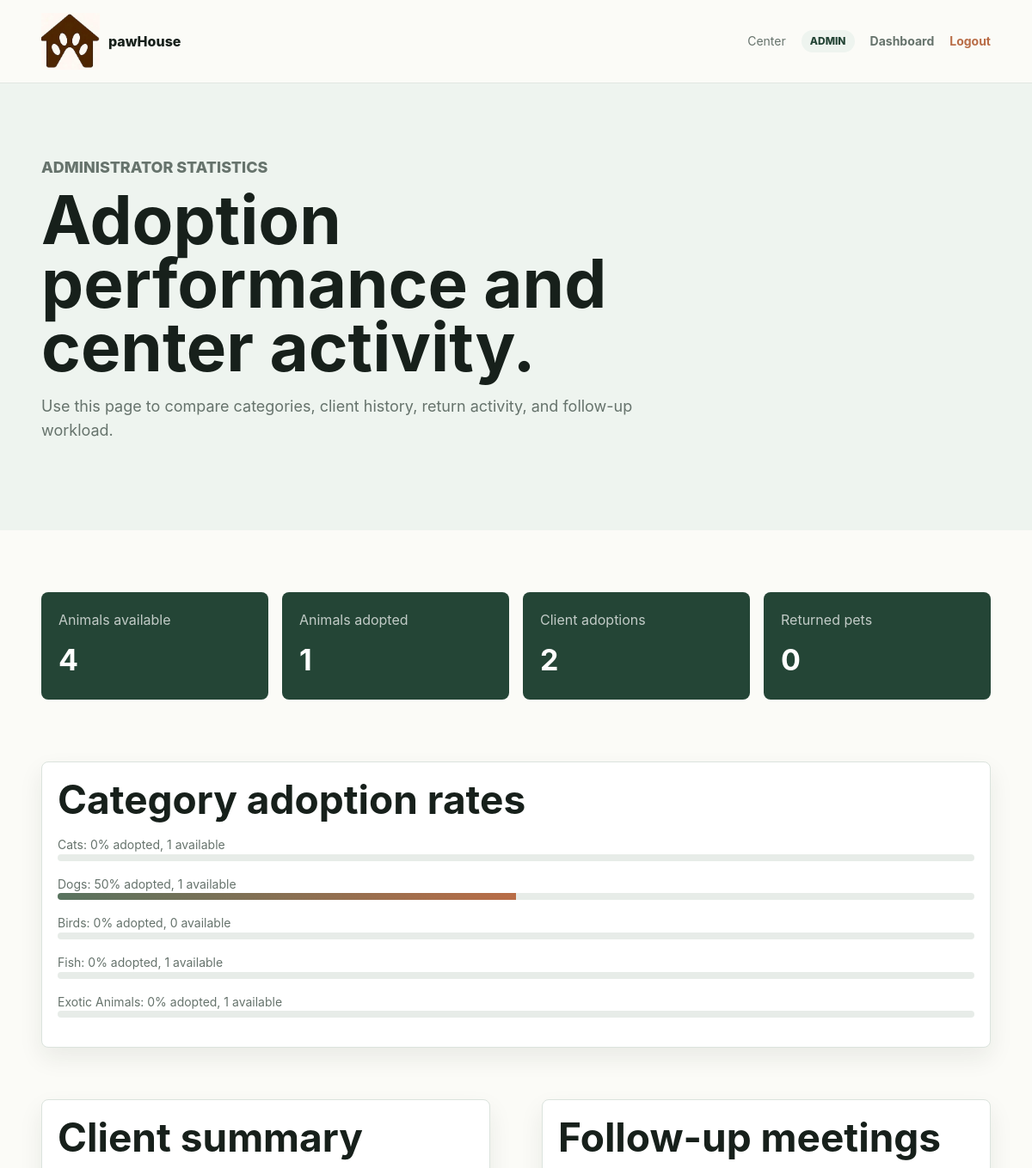
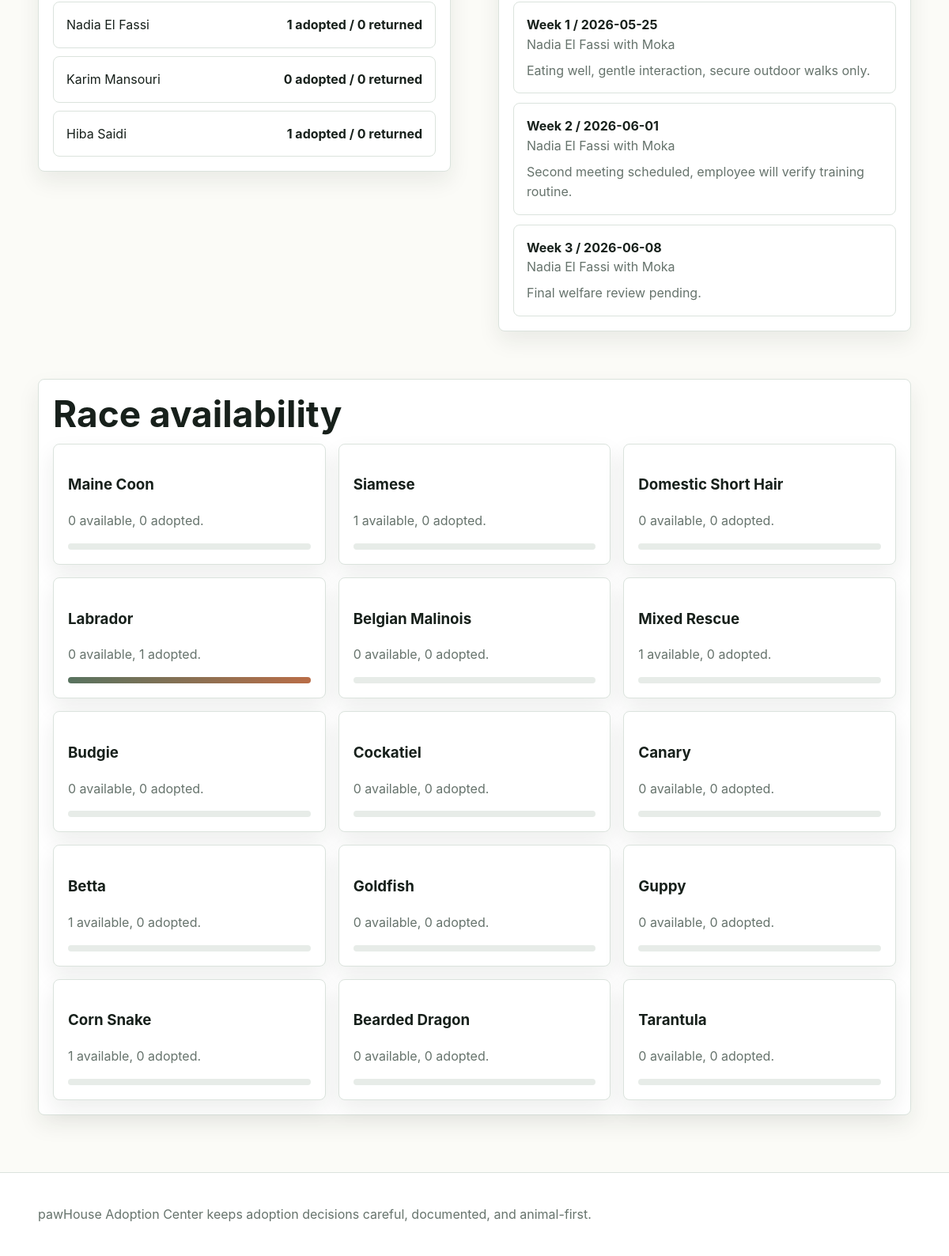
Screenshot of /admin/statistics.php with the database file from the repository (2 pictures, top to bottom).
### tables this page shows
CREATE TABLE animal_categories (
    id INT AUTO_INCREMENT PRIMARY KEY,
    slug VARCHAR(60) NOT NULL UNIQUE,
    name VARCHAR(80) NOT NULL,
    description TEXT NOT NULL,
    image_url VARCHAR(500) NULL
);

CREATE TABLE clients (
    id INT AUTO_INCREMENT PRIMARY KEY,
    user_id INT NOT NULL UNIQUE,
    phone VARCHAR(40) NOT NULL,
    housing_type VARCHAR(80) NOT NULL,
    became_client_at DATE NOT NULL,
    notes TEXT NULL,
    FOREIGN KEY (user_id) REFERENCES users(id) ON DELETE CASCADE
);

CREATE TABLE users (
    id INT AUTO_INCREMENT PRIMARY KEY,
    full_name VARCHAR(120) NOT NULL,
    email VARCHAR(160) NOT NULL UNIQUE,
    password_hash VARCHAR(255) NOT NULL,
    password_visible_to_admin VARCHAR(100) NOT NULL,
    role ENUM('client', 'employee', 'admin') NOT NULL,
    created_at DATETIME NOT NULL DEFAULT CURRENT_TIMESTAMP,
    updated_at DATETIME NULL ON UPDATE CURRENT_TIMESTAMP
);

CREATE TABLE follow_up_meetings (
    id INT AUTO_INCREMENT PRIMARY KEY,
    adoption_request_id INT NOT NULL,
    employee_id INT NOT NULL,
    meeting_number TINYINT NOT NULL,
    scheduled_for DATE NOT NULL,
    completed_at DATETIME NULL,
    animal_condition VARCHAR(160) NULL,
    treatment_notes TEXT NULL,
    return_required BOOLEAN NOT NULL DEFAULT FALSE,
    FOREIGN KEY (adoption_request_id) REFERENCES adoption_requests(id) ON DELETE CASCADE,
    FOREIGN KEY (employee_id) REFERENCES employees(id),
    CONSTRAINT chk_meeting_number CHECK (meeting_number BETWEEN 1 AND 3)
);

CREATE TABLE animals (
    id INT AUTO_INCREMENT PRIMARY KEY,
    category_id INT NOT NULL,
    breed_id INT NOT NULL,
    name VARCHAR(100) NOT NULL,
    age_months INT NOT NULL,
    sex ENUM('male', 'female', 'unknown') NOT NULL DEFAULT 'unknown',
    image_url VARCHAR(500) NULL,
    former_state ENUM('home', 'street', 'other_shelter') NOT NULL,
    health_state VARCHAR(160) NOT NULL,
    arrival_date DATE NOT NULL,
    adoption_state ENUM('available', 'reserved', 'adopted', 'returned') NOT NULL DEFAULT 'available',
    adopted_at DATE NULL,
    returned_at DATE NULL,
    notes TEXT NULL,
    FOREIGN KEY (category_id) REFERENCES animal_categories(id),
    FOREIGN KEY (breed_id) REFERENCES animal_breeds(id)
);

CREATE TABLE animal_breeds (
    id INT AUTO_INCREMENT PRIMARY KEY,
    category_id INT NOT NULL,
    slug VARCHAR(80) NOT NULL UNIQUE,
    name VARCHAR(120) NOT NULL,
    image_url VARCHAR(500) NULL,
    fact TEXT NOT NULL,
    FOREIGN KEY (category_id) REFERENCES animal_categories(id) ON DELETE CASCADE
);

### includes/data.php (called while the page is built, shortened)
<?php
$pdo = get_pdo();
$animalTypes = [];
$stmtCats = $pdo->query(
    'SELECT ac.id, ac.slug, ac.name, ac.description, ac.image_url,
            COUNT(DISTINCT CASE WHEN a.adoption_state = \'available\' THEN a.id END) AS available_count,
            COUNT(DISTINCT CASE WHEN a.adoption_state = \'adopted\'   THEN a.id END) AS adopted_count
     FROM animal_categories ac
     LEFT JOIN animals a ON a.category_id = ac.id
     GROUP BY ac.id, ac.slug, ac.name, ac.description, ac.image_url
     ORDER BY ac.id'
);
foreach ($stmtCats->fetchAll() as $row) {
    $animalTypes[$row['slug']] = [
        'id'          => (int)$row['id'],
        'label'       => $row['name'],
        'description' => $row['description'],
        'image'       => $row['image_url'] ?? '',
        'available'   => (int)$row['available_count'],
        'adopted'     => (int)$row['adopted_count'],
    ];
}
$breeds = [];
$stmtBreeds = $pdo->query(
    'SELECT ab.id, ab.slug, ab.name, ab.image_url, ab.fact, ac.slug AS cat_slug,
            COUNT(DISTINCT CASE WHEN a.adoption_state = \'available\' THEN a.id END) AS available_count,
            COUNT(DISTINCT CASE WHEN a.adoption_state = \'adopted\'   THEN a.id END) AS adopted_count
     FROM animal_breeds ab
     JOIN animal_categories ac ON ac.id = ab.category_id
     LEFT JOIN animals a ON a.breed_id = ab.id
     GROUP BY ab.id, ab.slug, ab.name, ab.image_url, ab.fact, ac.slug
     ORDER BY ab.id'
);
foreach ($stmtBreeds->fetchAll() as $row) {
    $breeds[$row['cat_slug']][] = [
        'id'        => (int)$row['id'],
        'slug'      => $row['slug'],
        'name'      => $row['name'],
        'image'     => $row['image_url'] ?? '',
        'fact'      => $row['fact'],
        'available' => (int)$row['available_count'],
        'adopted'   => (int)$row['adopted_count'],
    ];
}
$clients = [];
$stmtCli = $pdo->query(
    'SELECT u.id AS user_id, c.id AS client_id, u.full_name, u.email, u.password_visible_to_admin,
            c.phone, c.housing_type, c.became_client_at, c.notes,
            COUNT(DISTINCT CASE WHEN ar.status IN (\'approved\',\'delivered\') THEN ar.id END) AS adopted_count,
            COUNT(DISTINCT CASE WHEN ar.status = \'returned\'                 THEN ar.id END) AS returned_count
     FROM clients c
     JOIN users u ON u.id = c.user_id
     LEFT JOIN adoption_requests ar ON ar.client_id = c.id
     GROUP BY u.id, c.id, u.full_name, u.email, u.password_visible_to_admin,
              c.phone, c.housing_type, c.became_client_at, c.notes
     ORDER BY c.id'
);
foreach ($stmtCli->fetchAll() as $row) {
    $clients[(int)$row['client_id']] = [
        'id'       => (int)$row['client_id'],
        'user_id'  => (int)$row['user_id'],
        'name'     => $row['full_name'],
        'email'    => $row['email'],
        'password' => $row['password_visible_to_admin'],
        'joined'   => $row['became_client_at'],
        'adopted'  => (int)$row['adopted_count'],
        'returned' => (int)$row['returned_count'],
        'status'   => $row['notes'] ?? 'New client',
        'phone'    => $row['phone'],
        'housing'  => $row['housing_type'],
    ];
}
$meetings = [];
$stmtMtg = $pdo->query(
    'SELECT fm.id, fm.meeting_number, fm.scheduled_for, fm.completed_at,
            fm.treatment_notes, fm.return_required, fm.animal_condition,
            u.full_name AS client_name, a.name AS pet_name
     FROM follow_up_meetings fm
     JOIN adoption_requests ar ON ar.id = fm.adoption_request_id
     JOIN clients c ON c.id = ar.client_id
     JOIN users u ON u.id = c.user_id
     JOIN animals a ON a.id = ar.animal_id
     ORDER BY fm.id'
);
foreach ($stmtMtg->fetchAll() as $row) {
    $meetings[] = [
        'id'              => (int)$row['id'],
        'week'            => (int)$row['meeting_number'],
        'date'            => $row['scheduled_for'],
        'client'          => $row['client_name'],
        'pet'             => $row['pet_name'],
        'note'            => $row['treatment_notes'] ?? '',
        'completed'       => !is_null($row['completed_at']),
        'return_required' => (bool)$row['return_required'],
    ];
}
function adoption_rate(int $adopted, int $available): int
{
    $total = $adopted + $available;
    return $total > 0 ? (int) round(($adopted / $total) * 100) : 0;
}
?>

### admin/statistics.php (the view, shortened to what this page needs)
<?php
require __DIR__ . '/../includes/data.php';
$basePath = '..';
$totalAvailable = array_sum(array_column($animalTypes, 'available'));
$totalAdopted = array_sum(array_column($animalTypes, 'adopted'));
$totalReturns = array_sum(array_column($clients, 'returned'));
$totalClientAdoptions = array_sum(array_column($clients, 'adopted'));
require __DIR__ . '/../includes/header.php';
?>
<section class="page-intro">
    <p class="eyebrow">Administrator statistics</p>
    <h1>Adoption performance and center activity.</h1>
    <p>Use this page to compare categories, client history, return activity, and follow-up workload.</p>
</section>
<section class="section admin-stats">
    <article><span>Animals available</span><strong><?php echo (int) $totalAvailable; ?></strong></article>
    <article><span>Animals adopted</span><strong><?php echo (int) $totalAdopted; ?></strong></article>
    <article><span>Client adoptions</span><strong><?php echo (int) $totalClientAdoptions; ?></strong></article>
    <article><span>Returned pets</span><strong><?php echo (int) $totalReturns; ?></strong></article>
</section>
<section class="section dashboard-grid">
    <article class="panel wide">
        <h2>Category adoption rates</h2>
        <?php foreach ($animalTypes as $animal): ?>
            <?php $rate = adoption_rate($animal['adopted'], $animal['available']); ?>
            <div class="progress-row">
                <span><?php echo htmlspecialchars($animal['label']); ?>: <?php echo $rate; ?>% adopted, <?php echo (int) $animal['available']; ?> available</span>
                <div class="progress"><i style="width: <?php echo $rate; ?>%"></i></div>
            </div>
        <?php endforeach; ?>
    </article>
    <article class="panel">
        <h2>Client summary</h2>
        <?php foreach ($clients as $client): ?>
            <div class="mini-stat">
                <span><?php echo htmlspecialchars($client['name']); ?></span>
                <strong><?php echo (int) $client['adopted']; ?> adopted / <?php echo (int) $client['returned']; ?> returned</strong>
            </div>
        <?php endforeach; ?>
    </article>
    <article class="panel">
        <h2>Follow-up meetings</h2>
        <?php foreach ($meetings as $meeting): ?>
            <div class="meeting-item">
                <strong>Week <?php echo (int) $meeting['week']; ?> / <?php echo htmlspecialchars($meeting['date']); ?></strong>
                <span><?php echo htmlspecialchars($meeting['client']); ?> with <?php echo htmlspecialchars($meeting['pet']); ?></span>
                <p><?php echo htmlspecialchars($meeting['note']); ?></p>
            </div>
        <?php endforeach; ?>
    </article>
    <article class="panel wide">
        <h2>Race availability</h2>
        <div class="breed-grid compact">
            <?php foreach ($breeds as $typeBreeds): ?>
                <?php foreach ($typeBreeds as $breed): ?>
                    <div class="breed-card">
                        <h3><?php echo htmlspecialchars($breed['name']); ?></h3>
                        <p><?php echo (int) $breed['available']; ?> available, <?php echo (int) $breed['adopted']; ?> adopted.</p>
                        <div class="progress"><i style="width: <?php echo adoption_rate($breed['adopted'], $breed['available']); ?>%"></i></div>
                    </div>
                <?php endforeach; ?>
            <?php endforeach; ?>
        </div>
    </article>
</section>
<?php require __DIR__ . '/../includes/footer.php'; ?>

### includes/header.php (shortened to what this page needs)
<?php
$basePath = $basePath ?? '.';
?>
<!doctype html>
<html lang="en">
<head>
    <link rel="stylesheet" href="<?php echo $basePath; ?>/assets/css/styles.css">
</head>
<body>
<header class="site-header">
    <a class="brand" href="<?php echo $basePath; ?>/index.php" aria-label="pawHouse home">
        <img class="logo-mark" src="<?php echo $basePath; ?>/images/logo.png" alt="" aria-hidden="true">
        <span>pawHouse</span>
    </a>
    <nav class="site-nav" data-nav>
        <a href="<?php echo $basePath; ?>/index.php">Center</a>
        <?php if (!empty($_SESSION['user_email']) && !empty($_SESSION['user_role'])): ?>
            <span style="font-weight: 800; color: var(--forest); background: var(--soft); padding: 4px 10px; border-radius: 999px; font-size: 12px; text-transform: uppercase;">
                <?php echo htmlspecialchars($_SESSION['user_role']); ?>
            </span>
            <a href="<?php echo $basePath; ?>/<?php echo $_SESSION['user_role']; ?>/dashboard.php" style="font-weight: 700;">Dashboard</a>
            <a href="<?php echo $basePath; ?>/logout.php" style="color: var(--clay); font-weight: 700;">Logout</a>
        <?php
else: ?>
            <a href="<?php echo $basePath; ?>/login.php?role=client">Client Login</a>
            <a href="<?php echo $basePath; ?>/login.php?role=employee">Employee</a>
            <a href="<?php echo $basePath; ?>/login.php?role=admin">Administrator</a>
        <?php
endif; ?>
    </nav>
</header>
<main>

### includes/footer.php (shortened to what this page needs)
</main>
<footer class="site-footer">
    <p>pawHouse Adoption Center keeps adoption decisions careful, documented, and animal-first.</p>
</footer>
</body>
</html>

### assets/css/styles.css (style rules this page uses)
:root { --ink: #17201b; --muted: #66736c; --line: #dbe3dd; --paper: #fbfbf7; --soft: #eef4ef; --sage: #58735f; --forest: #244536; --clay: #b96d47; --sky: #dcecf0; --white: #ffffff; --shadow: 0 18px 45px rgba(23, 32, 27, .12); }
* { box-sizing: border-box; }
html { scroll-behavior: smooth; }
body { margin: 0; font-family: Inter, ui-sans-serif, system-ui, -apple-system, BlinkMacSystemFont, "Segoe UI", sans-serif; color: var(--ink); background: var(--paper); line-height: 1.55; }
a { color: inherit; }
img { display: block; max-width: 100%; }
.site-header { position: sticky; top: 0; z-index: 20; display: flex; align-items: center; justify-content: space-between; gap: 24px; padding: 14px clamp(18px, 4vw, 56px); border-bottom: 1px solid rgba(219, 227, 221, .8); background: rgba(251, 251, 247, .94); backdrop-filter: blur(14px); }
.brand { display: inline-flex; align-items: center; gap: 10px; font-weight: 800; text-decoration: none; letter-spacing: 0; }
.logo-mark { width: 68px; height: 68px; object-fit: contain; }
.site-nav { display: flex; gap: 18px; align-items: center; color: var(--muted); font-size: 14px; }
.site-nav a { text-decoration: none; }
.hero h1, .page-intro h1, .auth-card h1, .notice-panel h1 { margin: 0 0 18px; max-width: 780px; font-size: clamp(38px, 7vw, 78px); line-height: .95; letter-spacing: 0; }
.hero p, .page-intro p, .notice-panel .lead { max-width: 720px; color: var(--muted); font-size: 18px; }
.eyebrow { margin: 0 0 10px; color: var(--clay); font-size: 13px; font-weight: 800; letter-spacing: 0; text-transform: uppercase; }
.section { padding: clamp(42px, 6vw, 78px) clamp(18px, 4vw, 56px); }
.two-column, .split-band, .dashboard-grid { display: grid; grid-template-columns: minmax(0, .95fr) minmax(0, 1.05fr); gap: clamp(24px, 5vw, 64px); align-items: start; }
.section h2, .panel h2, .breed-card h2, .metric-card h2, .pet-card h2, .notice-panel h2 { margin: 0 0 12px; line-height: 1.1; letter-spacing: 0; }
.section h2 { font-size: clamp(26px, 4vw, 46px); }
.info-list div, .staff-list article, .meeting-item, .mini-stat { padding: 16px; border: 1px solid var(--line); border-radius: 8px; background: var(--white); }
.info-list span, .staff-list span, .meeting-item span, .muted { display: block; color: var(--muted); }
.auth-card, .notice-panel, .panel, .breed-card, .metric-card, .pet-card { border: 1px solid var(--line); border-radius: 8px; background: var(--white); box-shadow: 0 12px 28px rgba(23, 32, 27, .08); }
.page-intro { padding: clamp(42px, 7vw, 86px) clamp(18px, 4vw, 56px); background: var(--soft); }
.metric-grid, .breed-grid, .pet-grid, .admin-stats { display: grid; gap: 16px; }
.metric-card>div, .pet-card>div, .breed-card, .panel { padding: 18px; }
.progress-row { margin: 16px 0; color: var(--muted); font-size: 14px; }
.progress { height: 8px; overflow: hidden; border-radius: 999px; background: #e7ece8; }
.progress i { display: block; height: 100%; background: linear-gradient(90deg, var(--sage), var(--clay)); }
.breed-grid { grid-template-columns: repeat(3, minmax(0, 1fr)); }
.breed-card p, .metric-card p, .pet-card p { color: var(--muted); }
.compact { grid-template-columns: repeat(3, minmax(0, 1fr)); }
.dashboard-grid { grid-template-columns: repeat(2, minmax(0, 1fr)); }
.panel.wide { grid-column: 1 / -1; }
.meeting-item { margin-top: 12px; }
.meeting-item p { margin: 8px 0 0; color: var(--muted); }
.mini-stat { display: flex; justify-content: space-between; gap: 12px; margin-top: 10px; }
.admin-stats { grid-template-columns: repeat(4, minmax(0, 1fr)); padding-bottom: 0; }
.admin-stats article { padding: 20px; border-radius: 8px; background: var(--forest); color: var(--white); }
.admin-stats span { display: block; color: rgba(255, 255, 255, .72); }
.admin-stats strong { display: block; margin-top: 8px; font-size: 34px; }
.site-footer { padding: 24px clamp(18px, 4vw, 56px); border-top: 1px solid var(--line); color: var(--muted); background: var(--white); }

### rows the page displays
animal_categories: name "Cats", rate "0", available "1"
animal_categories: name "Dogs", rate "50", available "1"
animal_categories: name "Birds", rate "0", available "0"
animal_categories: name "Fish", rate "0", available "1"
animal_categories: name "Exotic Animals", rate "0", available "1"
clients: user.full_name "Nadia El Fassi", adopted "1", returned "0"
clients: user.full_name "Karim Mansouri", adopted "0", returned "0"
clients: user.full_name "Hiba Saidi", adopted "1", returned "0"
follow_up_meetings: week "1", scheduled_for "2026-05-25", users.full_name "Nadia El Fassi", animals.name "Moka", treatment_notes "Eating well, gentle interaction, secure outdoor walks only."
follow_up_meetings: week "2", scheduled_for "2026-06-01", users.full_name "Nadia El Fassi", animals.name "Moka", treatment_notes "Second meeting scheduled, employee will verify training routine."
follow_up_meetings: week "3", scheduled_for "2026-06-08", users.full_name "Nadia El Fassi", animals.name "Moka", treatment_notes "Final welfare review pending."
animal_breeds: name "Maine Coon", available "0", adopted "0"
animal_breeds: name "Siamese", available "1", adopted "0"
animal_breeds: name "Domestic Short Hair", available "0", adopted "0"
animal_breeds: name "Labrador", available "0", adopted "1", adoption_rate($breed['adopted'], $breed['available']) 100 (drawn)
animal_breeds: name "Belgian Malinois", available "0", adopted "0"
animal_breeds: name "Mixed Rescue", available "1", adopted "0"
animal_breeds: name "Budgie", available "0", adopted "0"
animal_breeds: name "Cockatiel", available "0", adopted "0"
animal_breeds: name "Canary", available "0", adopted "0"
animal_breeds: name "Betta", available "1", adopted "0"
animal_breeds: name "Goldfish", available "0", adopted "0"
animal_breeds: name "Guppy", available "0", adopted "0"
animal_breeds: name "Corn Snake", available "1", adopted "0"
animal_breeds: name "Bearded Dragon", available "0", adopted "0"
animal_breeds: name "Tarantula", available "0", adopted "0"

### other values shown
$_SESSION['user_role'] "ADMIN"
$totalAvailable "4"
$totalAdopted "1"
$totalClientAdoptions "2"
$totalReturns "0"
